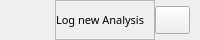
           <widget class="QFrame" name="contentTopBg">
            <property name="minimumSize">
             <size>
              <width>0</width>
              <height>40</height>
             </size>
            </property>
            <property name="maximumSize">
             <size>
              <width>16777215</width>
              <height>40</height>
             </size>
            </property>
            <property name="frameShape">
             <enum>QFrame::NoFrame</enum>
            </property>
            <property name="frameShadow">
             <enum>QFrame::Raised</enum>
            </property>
            <layout class="QHBoxLayout" name="horizontalLayout_2">
             <property name="spacing">
              <number>0</number>
             </property>
             <property name="leftMargin">
              <number>10</number>
             </property>
             <property name="topMargin">
              <number>0</number>
             </property>
             <property name="rightMargin">
              <number>10</number>
             </property>
             <property name="bottomMargin">
              <number>0</number>
             </property>
             <item>
              <widget class="QFrame" name="leftBox">
               <property name="sizePolicy">
                <sizepolicy hsizetype="Expanding" vsizetype="Expanding">
                 <horstretch>0</horstretch>
                 <verstretch>0</verstretch>
                </sizepolicy>
               </property>
               <property name="frameShape">
                <enum>QFrame::NoFrame</enum>
               </property>
               <property name="frameShadow">
                <enum>QFrame::Raised</enum>
               </property>
               <layout class="QHBoxLayout" name="horizontalLayout_5">
                <property name="spacing">
                 <number>0</number>
                </property>
                <property name="leftMargin">
                 <number>0</number>
                </property>
                <property name="topMargin">
                 <number>0</number>
                </property>
                <property name="rightMargin">
                 <number>0</number>
                </property>
                <property name="bottomMargin">
                 <number>0</number>
                </property>
                <item>
                 <widget class="QFrame" name="topLogoInfo">
                  <property name="minimumSize">
                   <size>
                    <width>45</width>
                    <height>0</height>
                   </size>
                  </property>
                  <property name="maximumSize">
                   <size>
                    <width>45</width>
                    <height>16777215</height>
                   </size>
                  </property>
                  <property name="frameShape">
                   <enum>QFrame::NoFrame</enum>
                  </property>
                  <property name="frameShadow">
                   <enum>QFrame::Raised</enum>
                  </property>
                  <layout class="QVBoxLayout" name="verticalLayout">
                   <property name="spacing">
                    <number>0</number>
                   </property>
                   <property name="leftMargin">
                    <number>0</number>
                   </property>
                   <property name="topMargin">
                    <number>0</number>
                   </property>
                   <property name="rightMargin">
                    <number>0</number>
                   </property>
                   <property name="bottomMargin">
                    <number>0</number>
                   </property>
                   <item>
                    <widget class="QFrame" name="topLogo">
                     <property name="minimumSize">
                      <size>
                       <width>45</width>
                       <height>40</height>
                      </size>
                     </property>
                     <property name="maximumSize">
                      <size>
                       <width>45</width>
                       <height>40</height>
                      </size>
                     </property>
                     <property name="frameShape">
                      <enum>QFrame::NoFrame</enum>
                     </property>
                     <property name="frameShadow">
                      <enum>QFrame::Raised</enum>
                     </property>
                    </widget>
                   </item>
                  </layout>
                 </widget>
                </item>
                <item>
                 <widget class="QFrame" name="titleGripFrame">
                  <property name="frameShape">
                   <enum>QFrame::StyledPanel</enum>
                  </property>
                  <property name="frameShadow">
                   <enum>QFrame::Raised</enum>
                  </property>
                  <layout class="QHBoxLayout" name="horizontalLayout_6">
                   <property name="spacing">
                    <number>0</number>
                   </property>
                   <property name="leftMargin">
                    <number>0</number>
                   </property>
                   <property name="topMargin">
                    <number>0</number>
                   </property>
                   <property name="rightMargin">
                    <number>0</number>
                   </property>
                   <property name="bottomMargin">
                    <number>0</number>
                   </property>
                   <item>
                    <widget class="QLabel" name="titleRightInfo">
                     <property name="font">
                      <font>
                       <family>Inter 24pt Medium</family>
                       <pointsize>8</pointsize>
                       <weight>50</weight>
                       <italic>false</italic>
                       <bold>false</bold>
                      </font>
                     </property>
                     <property name="frameShape">
                      <enum>QFrame::NoFrame</enum>
                     </property>
                     <property name="text">
                      <string>Log new Analysis</string>
                     </property>
                    </widget>
                   </item>
                  </layout>
                 </widget>
                </item>
               </layout>
              </widget>
             </item>
             <item>
              <widget class="QFrame" name="rightButtons">
               <property name="sizePolicy">
                <sizepolicy hsizetype="Minimum" vsizetype="Minimum">
                 <horstretch>0</horstretch>
                 <verstretch>0</verstretch>
                </sizepolicy>
               </property>
               <property name="minimumSize">
                <size>
                 <width>0</width>
                 <height>30</height>
                </size>
               </property>
               <property name="maximumSize">
                <size>
                 <width>16777215</width>
                 <height>30</height>
                </size>
               </property>
               <property name="frameShape">
                <enum>QFrame::NoFrame</enum>
               </property>
               <property name="frameShadow">
                <enum>QFrame::Raised</enum>
               </property>
               <layout class="QHBoxLayout" name="horizontalLayout_3">
                <property name="spacing">
                 <number>0</number>
                </property>
                <property name="leftMargin">
                 <number>0</number>
                </property>
                <property name="topMargin">
                 <number>0</number>
                </property>
                <property name="rightMargin">
                 <number>0</number>
                </property>
                <property name="bottomMargin">
                 <number>0</number>
                </property>
               </layout>
              </widget>
             </item>
             <item>
              <widget class="QPushButton" name="closeAppBtn">
               <property name="minimumSize">
                <size>
                 <width>35</width>
                 <height>28</height>
                </size>
               </property>
               <property name="maximumSize">
                <size>
                 <width>35</width>
                 <height>16777215</height>
                </size>
               </property>
               <property name="cursor">
                <cursorShape>PointingHandCursor</cursorShape>
               </property>
               <property name="text">
                <string/>
               </property>
               <property name="icon">
                <iconset resource="../resources/resources.qrc">
                 <normaloff>:/icons/icons/cil-close.png</normaloff>:/icons/icons/cil-close.png</iconset>
               </property>
              </widget>
             </item>
            </layout>
           </widget>
